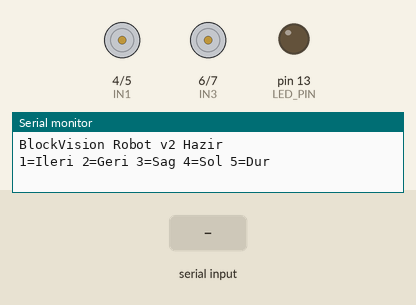
Recording of a sketch running on a simulated Arduino Uno, built with avr-gcc and run on an emulated ATmega328P. On the bench: motor-driver pin pairs drawn as motors (green arrow = first pin HIGH = forward, orange = second pin HIGH = backward, longer = more drive), output pins drawn as LEDs (lit = HIGH), the last lines printed to the serial monitor. The test bench sets the inputs (shaded band).

Above: at 2.1 s.
2.2 s: "1" received over the second serial link
At 2.6 s:
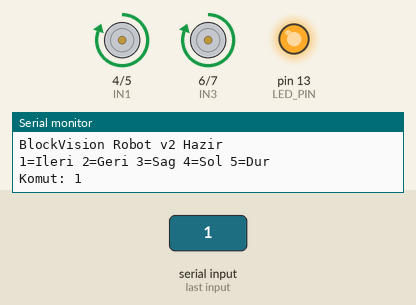
4.3 s: "2" received over the second serial link
At 4.7 s:
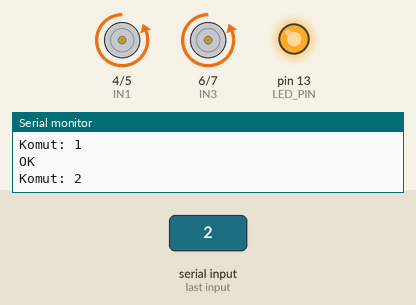
6.4 s: "3" received over the second serial link
At 6.59 s:
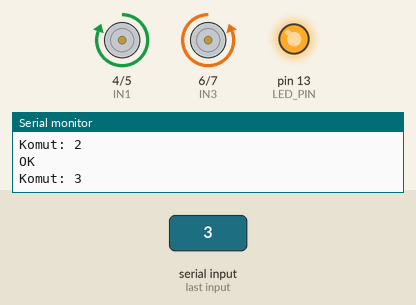
8.2 s: "4" received over the second serial link
At 8.39 s:
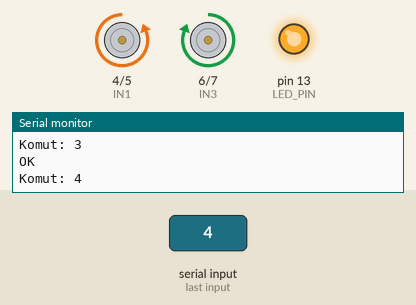
Timing chart, 0 to 11.0 s (numbered marks = the images above; inputs shaded):
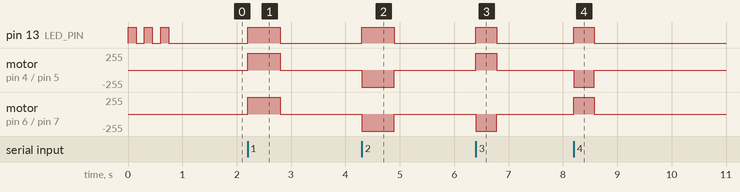

Measured:
- after the input at 2.2 s, pin 13 (LED_PIN): LOW → HIGH at once, → LOW 0.60 s later; motor on pin 4 (IN1) / pin 5 (IN2), motor on pin 6 (IN3) / pin 7 (IN4): stopped → forward 255/255 at once, → stopped 0.60 s later
- after the input at 4.3 s, pin 13 (LED_PIN): LOW → HIGH at once, → LOW 0.60 s later; motor on pin 4 (IN1) / pin 5 (IN2), motor on pin 6 (IN3) / pin 7 (IN4): stopped → backward 255/255 at once, → stopped 0.60 s later
- after the input at 6.4 s, pin 13 (LED_PIN): LOW → HIGH at once, → LOW 0.38 s later; motor on pin 4 (IN1) / pin 5 (IN2): stopped → forward 255/255 at once, → stopped 0.38 s later; motor on pin 6 (IN3) / pin 7 (IN4): stopped → backward 255/255 at once, → stopped 0.38 s later
- after the input at 8.2 s, pin 13 (LED_PIN): LOW → HIGH at once, → LOW 0.38 s later; motor on pin 4 (IN1) / pin 5 (IN2): stopped → backward 255/255 at once, → stopped 0.38 s later; motor on pin 6 (IN3) / pin 7 (IN4): stopped → forward 255/255 at once, → stopped 0.38 s later

The sketch:

robot_v2.ino
```cpp
/*
 * BlockVision Edu — Robot Firmware v2
 *
 * HC-06 Bluetooth (Klasik SPP) üzerinden komut alır.
 * Web Serial API (Chrome) → Bluetooth COM Port → HC-06 → Arduino
 *
 * Komut Protokolü:
 *   '1' = Ileri (move_up)
 *   '2' = Geri  (move_down)
 *   '3' = Sag   (move_right)
 *   '4' = Sol   (move_left)
 *   '5' = Dur
 *
 * Pin Tanimi:
 *   HC-06 : RX=D2, TX=D3
 *   Motor : IN1=4, IN2=5, IN3=6, IN4=7
 *   LED   : D13 (dahili)
 */

#include <SoftwareSerial.h>

SoftwareSerial bluetooth(2, 3);

#define IN1 4
#define IN2 5
#define IN3 6
#define IN4 7
#define LED_PIN 13

#define ADIM_MS  600   // Duz hareket suresi
#define DONUS_MS 380   // Donus suresi

void setup() {
  Serial.begin(9600);
  bluetooth.begin(9600);
  pinMode(IN1, OUTPUT); pinMode(IN2, OUTPUT);
  pinMode(IN3, OUTPUT); pinMode(IN4, OUTPUT);
  pinMode(LED_PIN, OUTPUT);
  dur();
  // Hazir sinyali: LED yanip soner
  for(int i=0;i<3;i++){ digitalWrite(LED_PIN,HIGH); delay(150); digitalWrite(LED_PIN,LOW); delay(150); }
  Serial.println("BlockVision Robot v2 Hazir");
  Serial.println("1=Ileri 2=Geri 3=Sag 4=Sol 5=Dur");
}

void loop() {
  if (bluetooth.available()) {
    char k = bluetooth.read();
    Serial.print("Komut: "); Serial.println(k);
    switch(k) {
      case '1': adim(true,  false, ADIM_MS);  break;
      case '2': adim(false, false, ADIM_MS);  break;
      case '3': adim(true,  true,  DONUS_MS); break;
      case '4': adim(false, true,  DONUS_MS); break;
      case '5': dur(); break;
    }
  }
}

void adim(bool forward, bool turning, int ms) {
  digitalWrite(LED_PIN, HIGH);
  if (!turning) { if(forward) ileri(); else geri(); }
  else          { if(forward) sag();   else sol();  }
  delay(ms);
  dur();
  digitalWrite(LED_PIN, LOW);
  bluetooth.print('K'); // Tamamlandi sinyali
  Serial.println("OK");
}

void ileri() { digitalWrite(IN1,HIGH);digitalWrite(IN2,LOW); digitalWrite(IN3,HIGH);digitalWrite(IN4,LOW); }
void geri()  { digitalWrite(IN1,LOW); digitalWrite(IN2,HIGH);digitalWrite(IN3,LOW); digitalWrite(IN4,HIGH);}
void sag()   { digitalWrite(IN1,HIGH);digitalWrite(IN2,LOW); digitalWrite(IN3,LOW); digitalWrite(IN4,HIGH);}
void sol()   { digitalWrite(IN1,LOW); digitalWrite(IN2,HIGH);digitalWrite(IN3,HIGH);digitalWrite(IN4,LOW); }
void dur()   { digitalWrite(IN1,LOW); digitalWrite(IN2,LOW); digitalWrite(IN3,LOW); digitalWrite(IN4,LOW);  }
```
